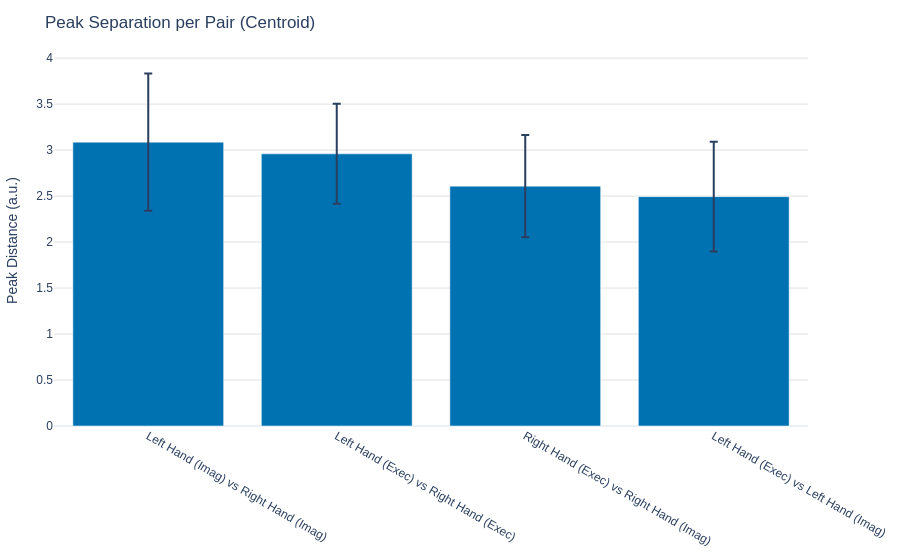

Notebook code for this chart:
### Code cell
# ==============================================================================
# 2. Plot Peak Separation Bar Charts
# ==============================================================================

# ------------------------------------------------------------------------------
# A. Centroid (Euclidean) Peak Separation
# ------------------------------------------------------------------------------
_peak_mask_cent = (df_sep['method'] == 'centroid') & (df_sep['metric'] == 'peak_separation')
# Use 'sem' (Standard Error of the Mean) for publication-ready error bars!
peak_by_pair_cent = df_sep.loc[_peak_mask_cent].groupby('pair_name')['value'].agg(['mean', 'sem'])

fig_peak_cent = plot_bar(
    scores=peak_by_pair_cent['mean'],
    errors=peak_by_pair_cent['sem'],
    title='Peak Separation per Pair (Centroid)',
    yaxis_title='Peak Distance (a.u.)',
)
fig_peak_cent.show()


# ------------------------------------------------------------------------------
# B. Mahalanobis Peak Separation
# ------------------------------------------------------------------------------
_peak_mask_mah = (df_sep['method'] == 'mahalanobis') & (df_sep['metric'] == 'peak_separation')
peak_by_pair_mah = df_sep.loc[_peak_mask_mah].groupby('pair_name')['value'].agg(['mean', 'sem'])

fig_peak_mah = plot_bar(
    scores=peak_by_pair_mah['mean'],
    errors=peak_by_pair_mah['sem'],
    title='Peak Separation per Pair (Mahalanobis)',
    yaxis_title='Mahalanobis Distance (D)',
)
fig_peak_mah.show()

### Figure 1 — Plotly figure (JSON) as saved in the notebook; plotly's stock layout.template omitted (floating-point values rounded to 4 significant figures)
{"data": [{"error_y": {"array": [0.7457, 0.544, 0.5567, 0.597], "type": "data", "visible": true}, "marker": {"color": "#0072B2"}, "type": "bar", "x": ["Left Hand (Imag) vs Right Hand (Imag)", "Left Hand (Exec) vs Right Hand (Exec)", "Right Hand (Exec) vs Right Hand (Imag)", "Left Hand (Exec) vs Left Hand (Imag)"], "y": [3.087, 2.959, 2.608, 2.494]}], "layout": {"margin": {"b": 50, "l": 50, "r": 40, "t": 55}, "title": {"text": "Peak Separation per Pair (Centroid)"}, "yaxis": {"title": {"text": "Peak Distance (a.u.)"}}}}
